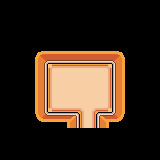

This is a level from a 2D game, rendered from its Tiled map with the project's own tilesets. A one-line summary and the complete map file follow:
An orthogonal 10x10 tile map with 16x16 px tiles, 3 tile layers (details, Collision-Layer, Tile Layer 3) and 3 objects (93, 8, 1, 0).

<map version="1.0" orientation="orthogonal" renderorder="right-down" width="10" height="10" tilewidth="16" tileheight="16" nextobjectid="4">
 <tileset firstgid="1" name="tileset" tilewidth="16" tileheight="16" tilecount="1120" columns="28">
  <image source="tileset.png" width="448" height="640" />
 </tileset>
 <layer name="details" width="10" height="10">
  <data encoding="csv">
0,0,0,0,0,0,0,0,0,0,
0,0,0,0,0,0,0,0,0,0,
0,0,0,0,0,0,0,0,0,0,
0,0,0,0,0,0,0,0,0,0,
0,0,0,877,878,878,880,0,0,0,
0,0,0,905,906,906,908,0,0,0,
0,0,0,933,934,935,936,0,0,0,
0,0,0,0,0,963,0,0,0,0,
0,0,0,0,0,0,0,0,0,0,
0,0,0,0,0,0,0,0,0,0
</data>
 </layer>
 <layer name="Collision-Layer" width="10" height="10">
  <data encoding="csv">
0,0,0,0,0,0,0,0,0,0,
0,0,0,0,0,0,0,0,0,0,
0,0,0,0,0,0,0,0,0,0,
0,0,848,849,849,849,849,853,0,0,
0,0,876,0,0,0,0,881,0,0,
0,0,904,0,0,0,0,909,0,0,
0,0,932,0,0,0,0,937,0,0,
0,0,960,961,962,0,964,965,0,0,
0,0,0,0,0,0,0,0,0,0,
0,0,0,0,0,0,0,0,0,0
</data>
 </layer>
 <layer name="Tile Layer 3" width="10" height="10">
  <data encoding="csv">
0,0,0,0,0,0,0,0,0,0,
0,0,0,0,0,0,0,0,0,0,
0,0,0,0,0,0,0,0,0,0,
0,0,0,0,0,0,0,0,0,0,
0,0,0,0,0,0,0,0,0,0,
0,0,0,0,0,0,0,0,0,0,
0,0,0,0,0,0,0,0,0,0,
0,0,0,0,0,0,0,0,0,0,
0,0,0,0,0,0,0,0,0,0,
0,0,0,0,0,0,0,0,0,0
</data>
 </layer>
 <objectgroup name="Teleport-Layer">
  <object id="1" name="west_forest" type="93, 8" x="80" y="112" width="16" height="16" />
  <object id="2" x="96" y="112" height="16" />
 </objectgroup>
 <objectgroup name="Entity-Layer">
  <object id="3" name="shack_farmer" type="1, 0" x="80" y="80" width="16" height="16" />
 </objectgroup>
</map>
